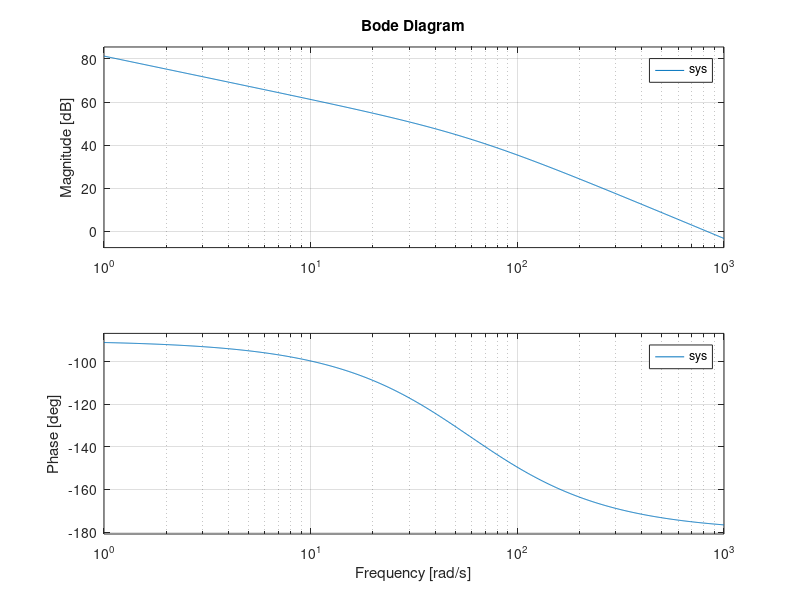

The MATLAB source for this figure: (Note: this script raises an error after producing the figure.)
%% Motor Transfer Function
clc; clear; close all;

% Tf
Km = 11661;
Tm = 0.017;

s = tf('s');
sys = (Km/(s*(Tm*s+1)));

figure('Name', 'Unloaded: Bode Plot')
bode(sys);
grid on;

figure('Name', 'Unloaded: Pole & Zero Plot') 
h = pzplot(sys); 
grid on;
